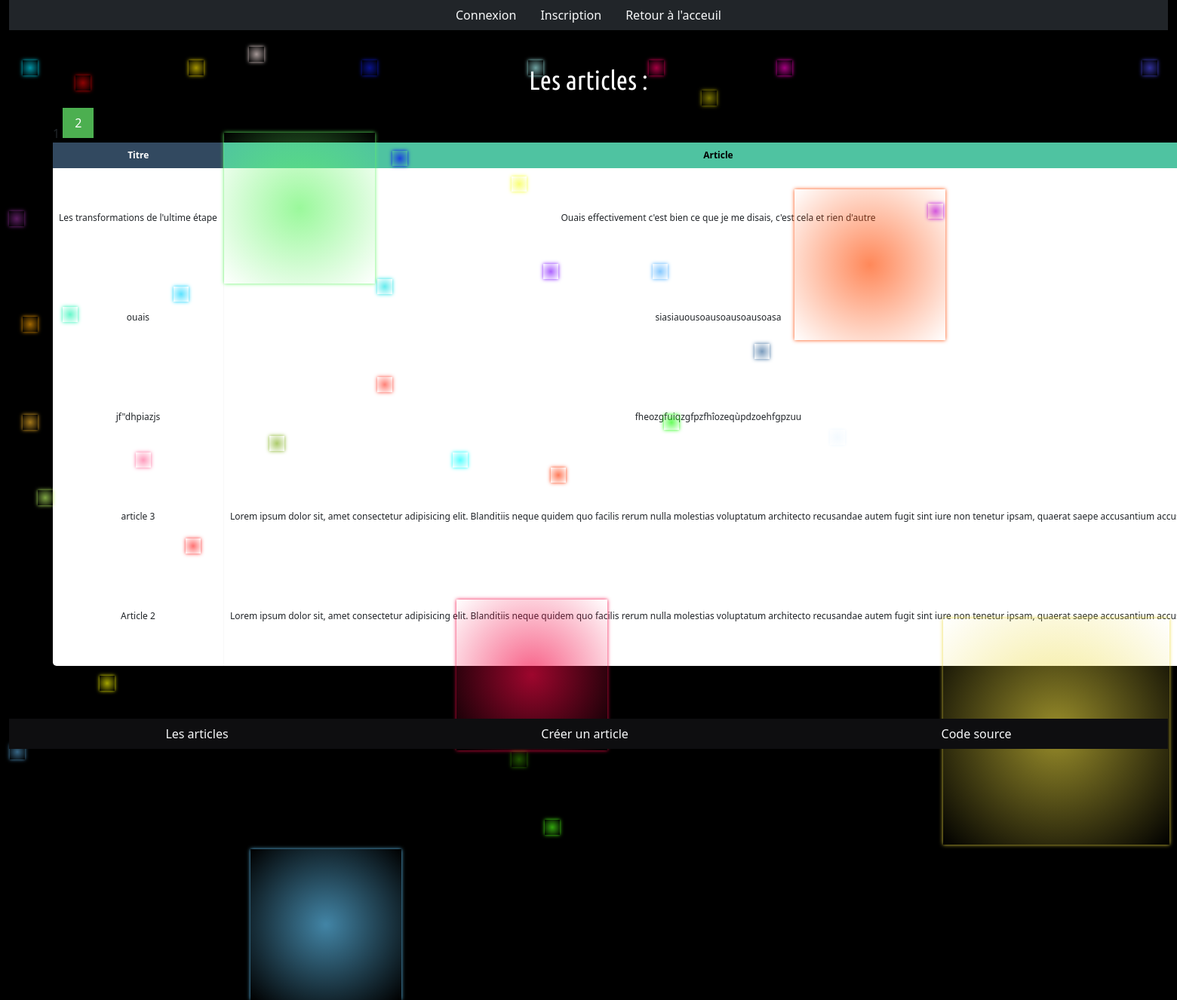
The app's page /PHP/articles.php, older data.
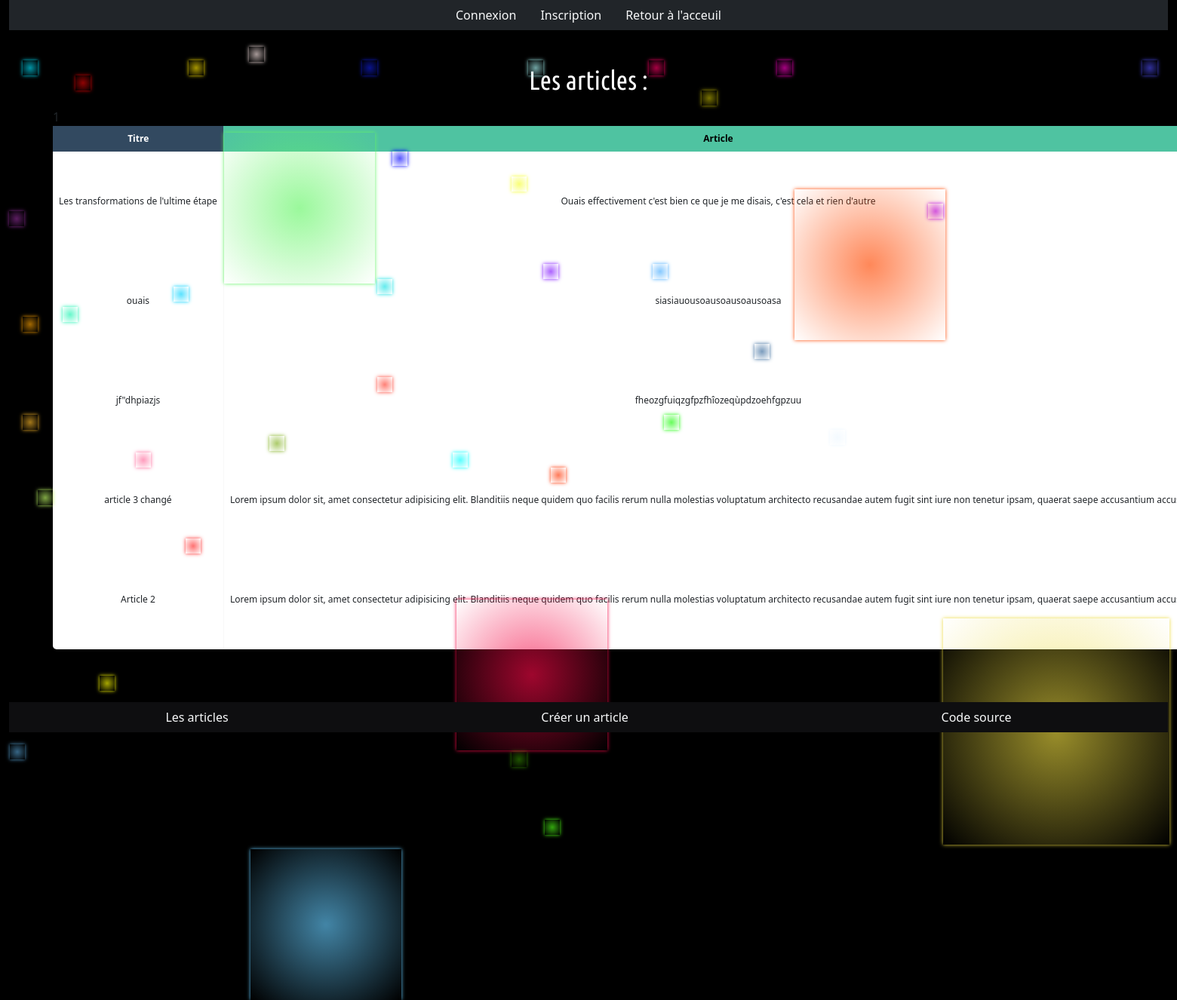
The same page, newer data.
### tables this page shows
CREATE TABLE `articles` (
  `id` int(11) NOT NULL,
  `title` varchar(255) NOT NULL,
  `article` text NOT NULL,
  `id_utilisateur` int(11) NOT NULL,
  `id_categorie` int(11) NOT NULL,
  `date` timestamp NOT NULL DEFAULT current_timestamp() ON UPDATE current_timestamp()
);

### PHP/articles.php (the view, shortened to what this page needs)
<?php
require_once('configuration.php');
$articles_par_page = 5;
$allArticlesRequest = $db->query('SELECT * FROM `articles` ORDER BY `id`');
$articles = $allArticlesRequest->rowCount();
$allPages = ceil($articles/$articles_par_page);
if(isset($_GET['page']) AND !empty($_GET['page']) AND $_GET['page'] > 0 AND $_GET['page'] <= $allPages)
{
  $_GET['page'] = intval($_GET['page']);
  $pageActuelle = $_GET['page'];
}
else
{
  $pageActuelle = 1;
}
$start = ($pageActuelle-1)*$articles_par_page;
?>
<!DOCTYPE html>
<html lang="fr">
  <head>
    <link href="https://cdn.jsdelivr.net/npm/bootstrap@5.1.3/dist/css/bootstrap.min.css" rel="stylesheet">
    <link rel="stylesheet" href="../CSS/blog.css">
  </head>
  <body>
    <div class=" container-fluid gray">
      <header>
        <?php
        include ('header-articles.php');
        ?>
      </header>
    </div>
    <main class="footer-auto-bottom">
      <div class="background">
        <i></i><i></i><i></i><i></i><i></i><i></i><i></i><i></i><i></i><i></i><i></i><i></i><i></i><i></i><i></i><i></i><i></i><i></i><i></i><i></i><i></i><i></i><i></i><i></i><i></i><i></i><i></i><i></i><i></i><i></i><i></i><i></i><i></i><i></i><i></i><i></i><i></i><i></i><i></i><i></i>
      </div>
      <div class="titre-index-zone">
        <p1 class="titre-index">Les articles :</p1><br />
      </div>
      <body>
        <article>
          <div class="table-wrapper">
            <table class="fl-table">
              <thead>
                <tr>
                  <th>Titre</th>
                  <th>Article</th>
                </tr>
              </thead>
              <tbody>
                <?php
                $articles = $db->query('SELECT * FROM `articles` ORDER BY `id` DESC LIMIT '.$start.','.$articles_par_page);
                while ($data = $articles->fetch())
                {
                  ?>
                  <tr>
                    <td><?php echo $data['title']; ?></td>
                    <td><?php echo $data['article']; ?></td>
                  </tr>
              </tbody>
              <?php
              }
              ?>
              <?php
              for($pagination=1;$pagination<=$allPages;$pagination++)
              {
                if($pagination == $pageActuelle)
                {
                  echo $pagination.' ';
                }
                else
                {
                  echo '<div class="pagination-links">
                  <a class="active" href="articles.php?page='.$pagination.'">'.$pagination.'</a>
                  </div>';
                }
              }
              ?>
            </table>
          </div>
        </article>
    </main>
    <footer>
      <div class="container-fluid gray">
        <?php
        include("footer2.php");
        ?>
      </div>
    </footer>
  </body>
</html>

Row changes from the older to the newer data that the page shows:
changed articles: title "article 3" → "article 3 changé"
Text that changed along with them:
list line gone: "2"
